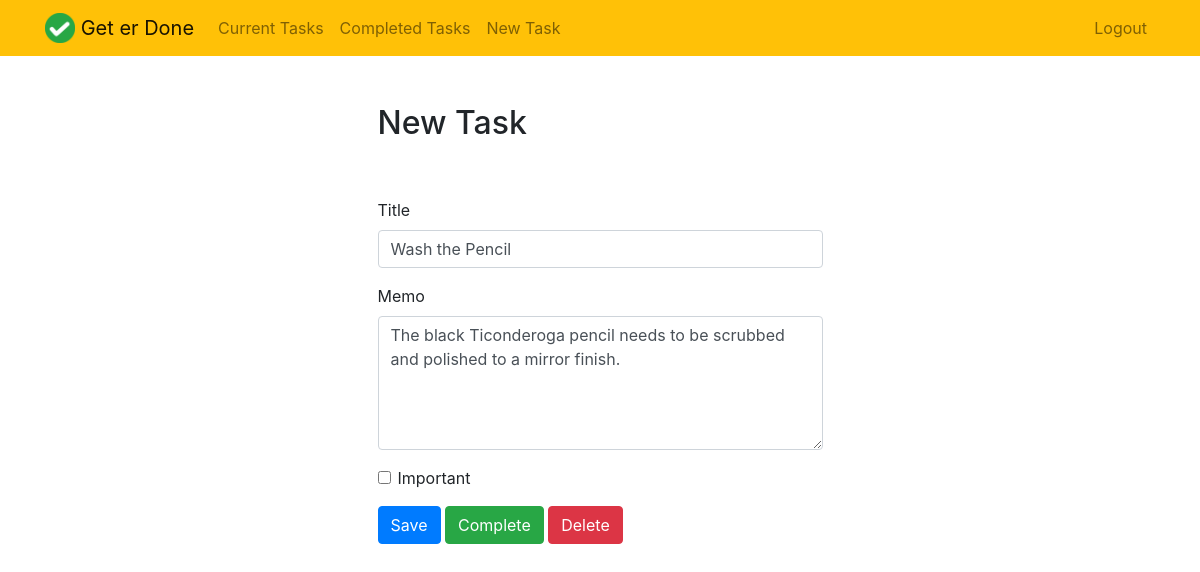
Screenshot of /todo/1/ (signed in) with the database file from the repository.
### todo/models.py (models this page shows, shortened)
class Todo(models.Model):
    title = models.CharField(max_length=150)
    memo = models.TextField(max_length=500, blank=True)
    created = models.DateTimeField(auto_now_add=True)
    completed = models.DateTimeField(null=True, blank=True)
    important = models.BooleanField(default=False)
    user = models.ForeignKey(User, on_delete=models.CASCADE)

### todo/views.py (the view, shortened to what this page needs)
# urls.py: path('todo/<int:todo_pk>/', views.viewtodo, name='viewtodo'),
@login_required
def viewtodo(request, todo_pk):
    todo = get_object_or_404(Todo, pk=todo_pk, user=request.user)
    if request.method == 'GET':
        form = TodoForm(instance=todo)
        return render(request, 'todo/viewtodo.html', {'todo': todo, 'form': form})

### todo/forms.py
class TodoForm(ModelForm):
    class Meta:
        model = Todo
        fields = ['title', 'memo', 'important']

### todo/templates/todo/viewtodo.html (shortened to what this page needs)
{% extends 'todo/base.html' %}
{% block content %}
    <div class="row justify-content-center mt-5">
        <div class="col-md-5">
            <h2>New Task</h2>
        </div>
    </div>
    <div class="row justify-content-center mt-5">
        <div class="col-md-5">
            <form method="POST">
                <div class="form-group">
                    <label for="title">Title</label>
                    <input type="text" name="title" class="form-control" id="title" value="{{ todo.title }}" required>
                </div>
                <div class="form-group">
                    <label for="memo">Memo</label>
                    <textarea name="memo" rows="5" class="form-control" id="memo" >{{ todo.memo }}</textarea>
                </div>
                <div class="form-group form-check">
                    <input type="checkbox" name="important" class="form-check-input" id="important" {% if todo.important %}checked{% endif %}>
                    <label class="form-check-label" for="important">Important</label>
                </div>
                <button type="submit" class="btn btn-primary">Save</button>
                <button type="button" class="btn btn-success" onclick="$('#complete').click()">Complete</button>
                <button type="button" class="btn btn-danger" onclick="$('#delete').click()">Delete</button>
            </form>
        </div>
    </div>
{% endblock content %}

### rows the page displays
Todo: title "Wash the Pencil", memo "The black Ticonderoga pencil needs to be scrubbed and polished to a mirror finish."
